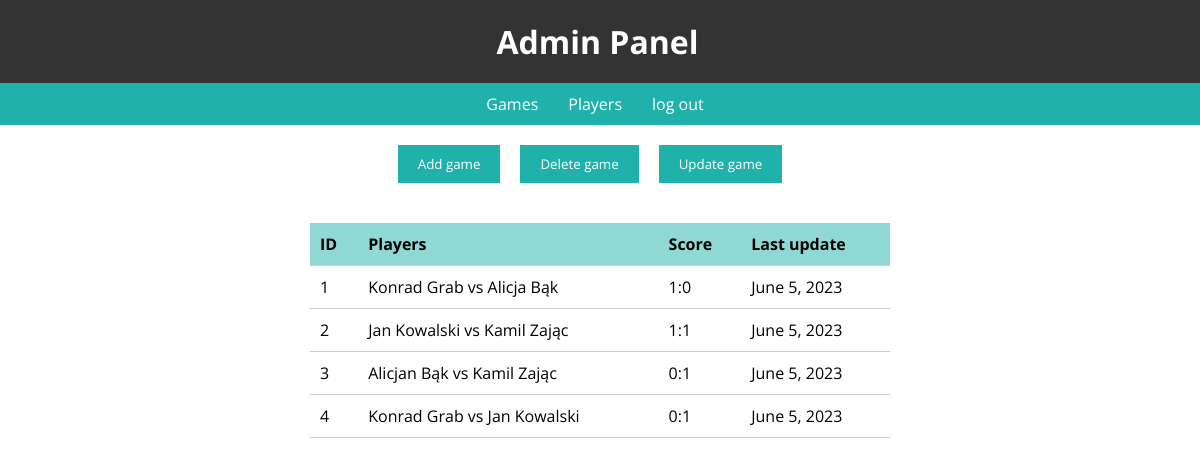
/games/, run on the app's committed database.
### leagueAdmin/models.py (models this page shows, shortened)
class Games(models.Model):
    players = models.CharField(max_length = 200)
    result = models.CharField(max_length = 3)
    last_update = models.DateField(auto_now=True)

### leagueAdmin/views.py (the view)
# urls.py: path('games/',views.games, name="games"),
def games(request):
    game = Games.objects.all
    return render(request,'games.html/', {'all': game})

### leagueAdmin/templates/games.html (shortened to what this page needs)
<!DOCTYPE html>
<html>
<head>
</head>
<body>
  <header>
    <h1>Admin Panel</h1>
  </header>
  <nav>
    <ul>
      <li><a href="#">Games</a></li>
      <li><a href="/leagueAdmin/players">Players</a></li>
      <li><a href="/leagueAdmin">log out</a></li>
    </ul>
  </nav>
  <section class="buttons">
    <button><a href="/leagueAdmin/game_add">Add game</a></button>
    <button><a href="/leagueAdmin/game_delete">Delete game</a></button>
    <button><a href="/leagueAdmin/game_update">Update game</a></button>
  </section>
  <section>
    <table>
      <thead>
        <tr>
          <th>ID</th>
          <th>Players</th>
          <th>Score</th>
          <th>Last update</th>
        </tr>
      </thead>
      <tbody>
        {% for item in all %}
        <tr>
          <td>{{item.id}}</td>
          <td>{{item.players}}</td>
          <td>{{item.result}}</td>
          <td>{{item.last_update}}</td>
        </tr>
        {% endfor %}
      </tbody>
    </table>
  </section>
</body>
</html>

### leagueAdmin/templates/games.html (style rules this page uses)
* { margin: 0; padding: 0; box-sizing: border-box; font-family: 'Open Sans', sans-serif; }
header { background-color: #333; color: #fff; padding: 20px; text-align: center; display: flex; align-items: center; justify-content: center; }
header h1 { margin-right: 5px; }
nav { background-color: lightseagreen; padding: 10px; }
nav ul { list-style-type: none; display: flex; justify-content: center; }
nav ul li { margin-right: 10px; }
nav ul li a { color: #fff; text-decoration: none; padding: 5px 10px; }
section { padding: 20px; }
button { background-color: lightseagreen; color: #fff; padding: 10px 20px; border: none; cursor: pointer; margin-right: 20px; }
.buttons { display: flex; justify-content: center; align-items: center; }
a { text-decoration: none; color:#fff; }
table { width: 50%; margin-left: auto; margin-right: auto; border-collapse: collapse; }
table th, table td { padding: 10px; text-align: left; border-bottom: 1px solid #ccc; }
table th { background-color: rgb(32, 178, 170, 0.5); }

### data on the page
Games: id "1", players "Konrad Grab vs Alicja Bąk", result "1:0", last_update "June 5, 2023"
Games: id "2", players "Jan Kowalski vs Kamil Zając", result "1:1", last_update "June 5, 2023"
Games: id "3", players "Alicjan Bąk vs Kamil Zając", result "0:1", last_update "June 5, 2023"
Games: id "4", players "Konrad Grab vs Jan Kowalski", result "0:1", last_update "June 5, 2023"
